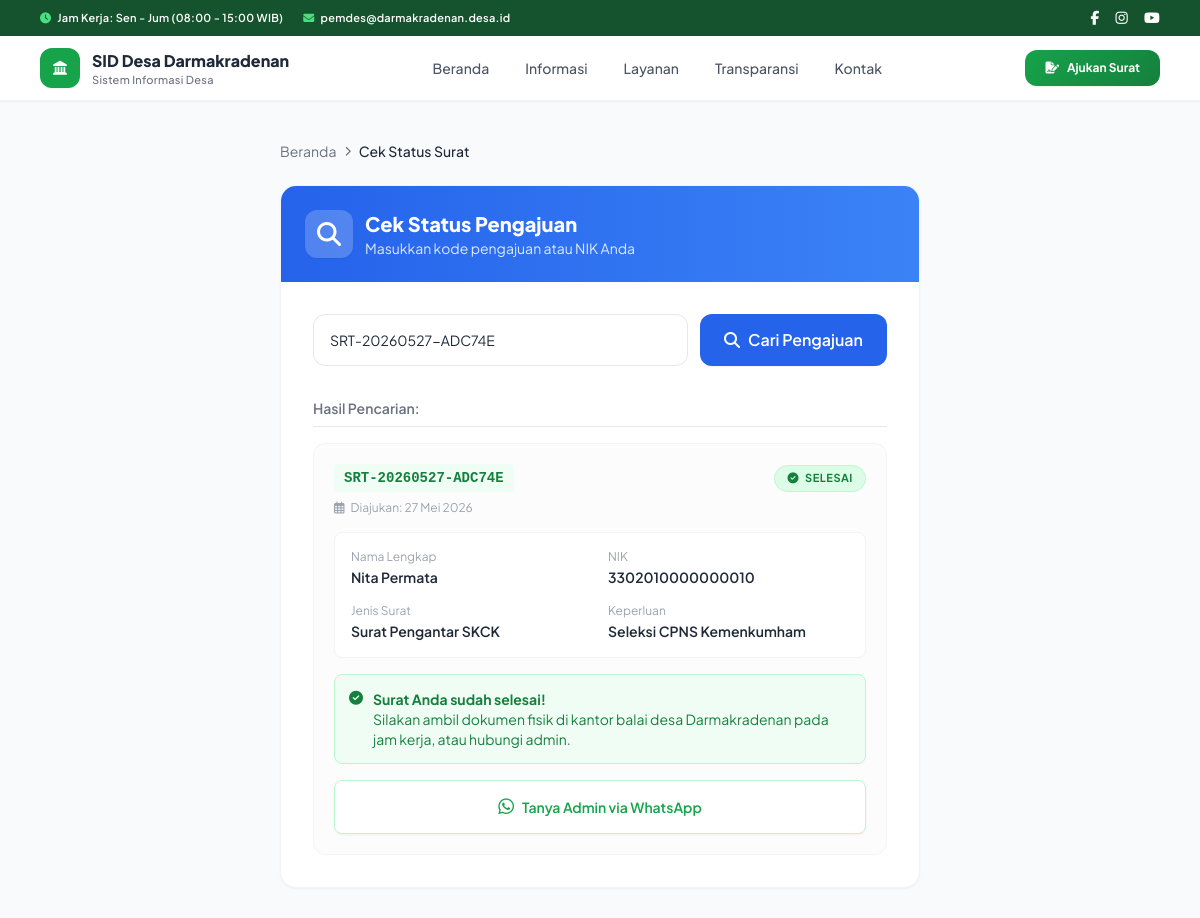
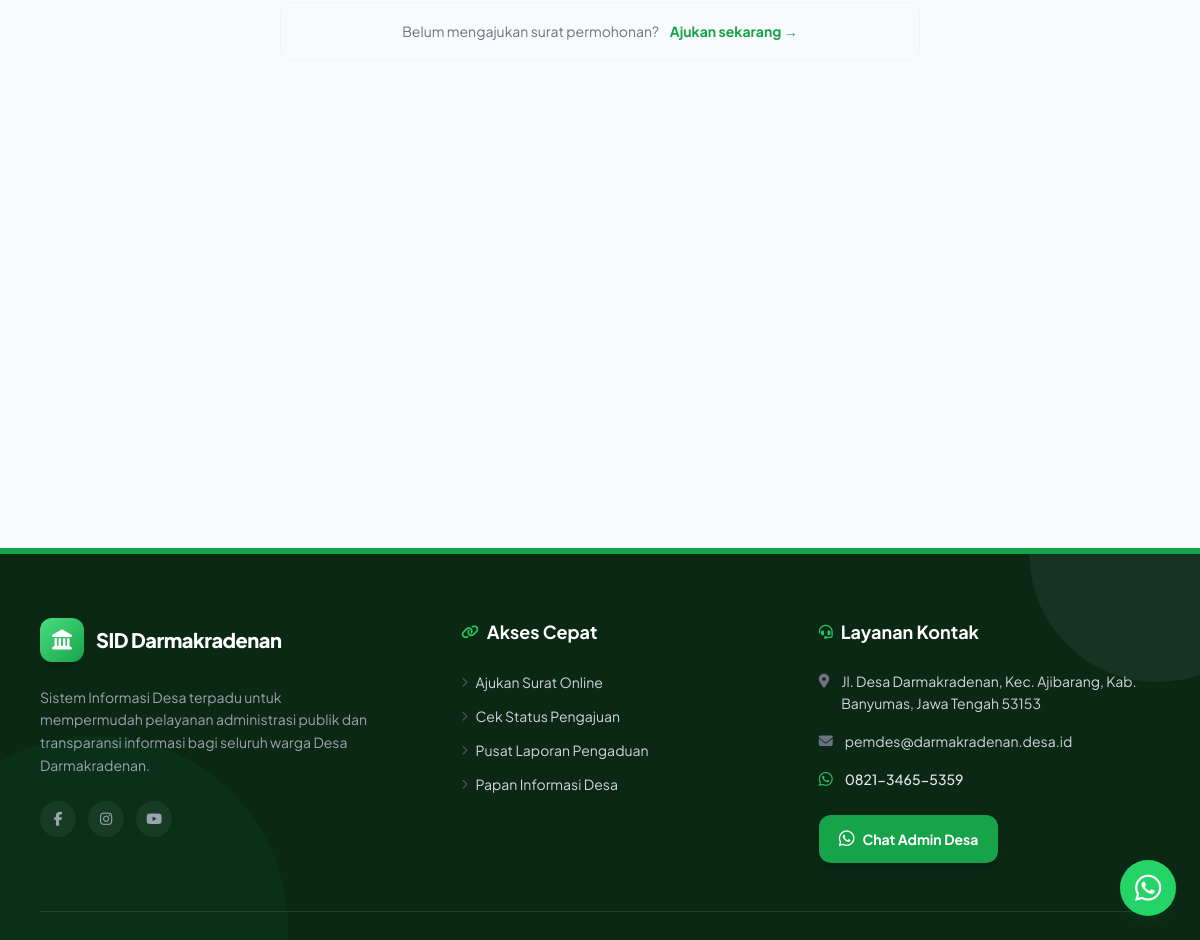
Page /pages/cek-status.php?kode=SRT-20260527-ADC74E on the committed database (2 pictures, top to bottom).
### tables this page shows
CREATE TABLE `surat` (
  `id` int(11) NOT NULL,
  `nik` varchar(20) NOT NULL,
  `nama` varchar(200) NOT NULL,
  `jenis_surat` varchar(100) NOT NULL,
  `keperluan` text NOT NULL,
  `kode_pengajuan` varchar(20) NOT NULL,
  `status` enum('Diproses','Selesai','Ditolak') DEFAULT 'Diproses',
  `tanggal` timestamp NOT NULL DEFAULT current_timestamp()
);

### config/db.php (called while the page is built, shortened)
<?php
$conn = new mysqli(DB_HOST, DB_USER, DB_PASS, DB_NAME);
$conn->set_charset("utf8mb4");
function formatTanggal($tanggal) {
    $bulan = ['', 'Januari','Februari','Maret','April','Mei','Juni',
              'Juli','Agustus','September','Oktober','November','Desember'];
    $t = explode('-', date('Y-m-d', strtotime($tanggal)));
    return (int)$t[2] . ' ' . $bulan[(int)$t[1]] . ' ' . $t[0];
}
function clean($str) {
    global $conn;
    return htmlspecialchars(strip_tags($conn->real_escape_string(trim($str))));
}
?>

### pages/cek-status.php (the view, shortened to what this page needs)
<?php
require_once '../config/db.php';
$result = null;
$searched = false;
if(isset($_GET['kode']) || isset($_GET['nik'])) {
    $searched = true;
    $input = clean($_GET['kode'] ?? $_GET['nik'] ?? '');
    if($input) {
        $stmt = $conn->prepare("SELECT * FROM surat WHERE kode_pengajuan = ? OR nik = ? ORDER BY tanggal DESC");
        $stmt->bind_param("ss", $input, $input);
        $stmt->execute();
        $result = $stmt->get_result();
    }
}
require_once '../config/header.php';
function badgeStatus($status) {
    $map = [
        'Diproses' => 'bg-yellow-100 text-yellow-700 border border-yellow-200',
        'Selesai'  => 'bg-green-100 text-green-700 border border-green-200',
        'Ditolak'  => 'bg-red-100 text-red-700 border border-red-200',
    ];
    $icons = [
        'Diproses' => 'fa-clock',
        'Selesai'  => 'fa-check-circle',
        'Ditolak'  => 'fa-times-circle',
    ];
    $cls = $map[$status] ?? 'bg-gray-100 text-gray-600 border border-gray-200';
    $ic  = $icons[$status] ?? 'fa-circle';
    return "<span class='inline-flex items-center gap-1.5 px-3 py-1 rounded-full text-[11px] font-bold uppercase tracking-wider $cls'><i class='fas $ic'></i> $status</span>";
}
?>
<div class="max-w-2xl mx-auto px-4 py-10 min-h-[70vh]">
    <div class="text-sm text-gray-500 mb-6 flex items-center gap-2">
        <a href="../index.php" class="hover:text-primary-600 transition">Beranda</a>
        <i class="fas fa-chevron-right text-[10px]"></i>
        <span class="text-gray-800 font-medium">Cek Status Surat</span>
    </div>
    <div class="bg-white rounded-2xl shadow-sm border border-gray-100 overflow-hidden">
        <div class="bg-gradient-to-r from-blue-600 to-blue-500 p-6 text-white">
            <div class="flex items-center gap-3">
                <div class="w-12 h-12 bg-white bg-opacity-20 rounded-xl flex items-center justify-center shadow-sm">
                    <i class="fas fa-search text-2xl"></i>
                </div>
                <div>
                    <h1 class="text-xl font-extrabold">Cek Status Pengajuan</h1>
                    <p class="text-blue-100 text-sm">Masukkan kode pengajuan atau NIK Anda</p>
                </div>
            </div>
        </div>
        <div class="p-6 md:p-8">
            <form method="GET" action="cek-status.php" class="flex flex-col sm:flex-row gap-3 mb-6">
                <input type="text" name="kode"
                       value="<?= htmlspecialchars($_GET['kode'] ?? $_GET['nik'] ?? '') ?>"
                       placeholder="Kode (contoh: SRT-20250101-ABCD12) atau NIK"
                       class="flex-1 border border-gray-200 rounded-xl px-4 py-3.5 text-sm focus:outline-none focus:ring-2 focus:ring-blue-400 focus:border-transparent transition"
                       required>
                <button type="submit"
                        class="bg-blue-600 hover:bg-blue-700 text-white font-semibold px-6 py-3.5 rounded-xl flex items-center justify-center gap-2 transition shadow-sm">
                    <i class="fas fa-search"></i>
                    <span>Cari Pengajuan</span>
                </button>
            </form>
            <?php if($searched): ?>
                <?php if($result && $result->num_rows > 0): ?>
                    <div class="space-y-4 mt-8">
                        <h3 class="text-gray-500 text-sm font-semibold mb-3 border-b pb-2">Hasil Pencarian:</h3>
                        <?php while($row = $result->fetch_assoc()): ?>
                        <div class="border border-gray-100 rounded-xl p-5 bg-gray-50/50 hover:bg-gray-50 transition">
                            <div class="flex flex-col sm:flex-row sm:items-start justify-between gap-3 mb-4">
                                <div>
                                    <div class="font-mono text-primary-700 bg-primary-50 px-2.5 py-1 rounded inline-block font-bold text-sm mb-1"><?= htmlspecialchars($row['kode_pengajuan']) ?></div>
                                    <div class="text-xs text-gray-400 mt-1"><i class="far fa-calendar-alt mr-1"></i> Diajukan: <?= formatTanggal($row['tanggal']) ?></div>
                                </div>
                                <div class="shrink-0 mt-2 sm:mt-0">
                                    <?= badgeStatus($row['status']) ?>
                                </div>
                            </div>
                            <div class="grid grid-cols-1 sm:grid-cols-2 gap-4 text-sm bg-white p-4 rounded-lg border border-gray-100">
                                <div>
                                    <div class="text-xs text-gray-400 mb-0.5">Nama Lengkap</div>
                                    <div class="font-semibold text-gray-800"><?= htmlspecialchars($row['nama']) ?></div>
                                </div>
                                <div>
                                    <div class="text-xs text-gray-400 mb-0.5">NIK</div>
                                    <div class="font-semibold text-gray-800"><?= htmlspecialchars($row['nik']) ?></div>
                                </div>
                                <div>
                                    <div class="text-xs text-gray-400 mb-0.5">Jenis Surat</div>
                                    <div class="font-semibold text-gray-800"><?= htmlspecialchars($row['jenis_surat']) ?></div>
                                </div>
                                <div>
                                    <div class="text-xs text-gray-400 mb-0.5">Keperluan</div>
                                    <div class="font-semibold text-gray-800"><?= htmlspecialchars($row['keperluan']) ?></div>
                                </div>
                            </div>
                            <?php if($row['status'] == 'Selesai'): ?>
                            <div class="mt-4 bg-green-50 border border-green-200 rounded-lg p-3.5 text-sm text-green-700 flex items-start gap-2.5">
                                <i class="fas fa-check-circle mt-0.5"></i>
                                <div>
                                    <strong>Surat Anda sudah selesai!</strong><br>
                                    Silakan ambil dokumen fisik di kantor balai desa Darmakradenan pada jam kerja, atau hubungi admin.
                                </div>
                            </div>
                            <?php endif; ?>
                            <a href="https://wa.me/<?= WA_NUMBER ?>?text=Halo+Admin+Desa+Darmakradenan,+saya+ingin+menanyakan+status+surat+dengan+kode+*<?= htmlspecialchars($row['kode_pengajuan']) ?>*+atas+nama+*<?= urlencode($row['nama']) ?>*.+Terima+kasih."
                               target="_blank"
                               class="mt-4 w-full flex items-center justify-center gap-2 text-sm bg-white border border-green-200 text-green-600 px-4 py-3 rounded-lg hover:bg-green-50 hover:text-green-700 transition font-semibold shadow-sm">
                                <i class="fab fa-whatsapp text-lg"></i> Tanya Admin via WhatsApp
                            </a>
                        </div>
                        <?php endwhile; ?>
                    </div>
                <?php endif; ?>
            <?php endif; ?>
        </div>
    </div>
    <div class="mt-8 text-center bg-gray-50 rounded-xl p-4 border border-gray-100">
        <p class="text-sm text-gray-500 inline-block mr-2">Belum mengajukan surat permohonan?</p>
        <a href="ajukan-surat.php" class="text-primary-600 font-bold text-sm hover:text-primary-700 hover:underline transition">Ajukan sekarang &rarr;</a>
    </div>
</div>
<?php require_once '../config/footer.php'; ?>

### config/header.php (style rules this page uses)
body { font-family: 'Plus Jakarta Sans', sans-serif; }

### rows in the picture
surat: kode_pengajuan "SRT-20260527-ADC74E", tanggal "27 Mei 2026", status "SELESAI", nama "Nita Permata", nik "3302010000000010", jenis_surat "Surat Pengantar SKCK", keperluan "Seleksi CPNS Kemenkumham", shows "Surat Anda sudah selesai!"
